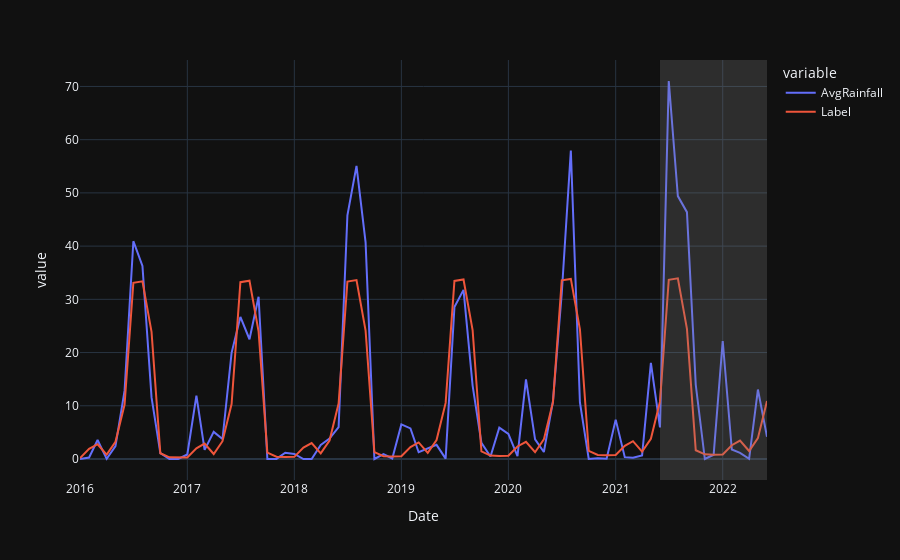

The cell this chart's notebook holds for it:
### Code cell
# generate predictions on the original dataset
predictions = predict_model(best, data=RainfallData)
# add a date column in the dataset
predictions['Date'] = pd.date_range(start='2016-01-01', end = '2022-06-01', freq = 'MS')
# line plot
fig = px.line(predictions, x='Date', y=["AvgRainfall", "Label"], template = 'plotly_dark')
# add a vertical rectange for test-set separation
fig.add_vrect(x0="2021-06-01", x1="2022-06-01", fillcolor="grey", opacity=0.25, line_width=0)
fig.show()
